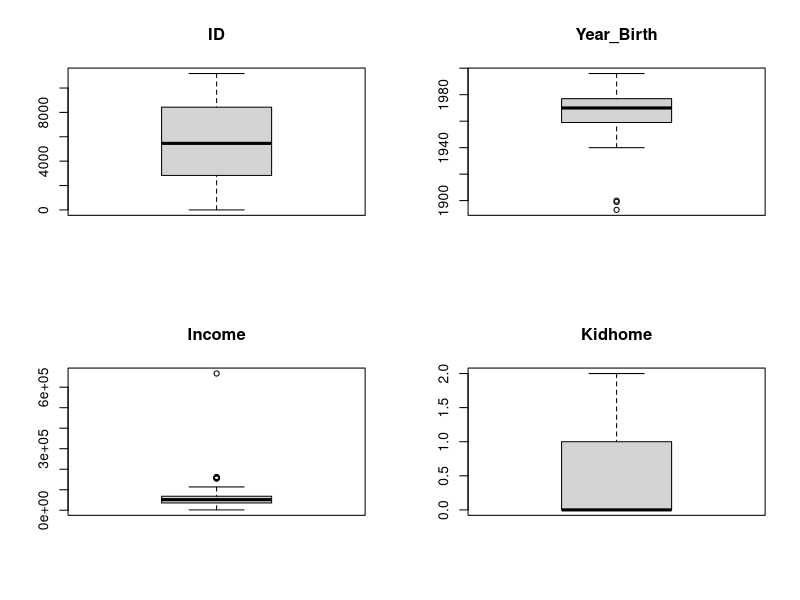
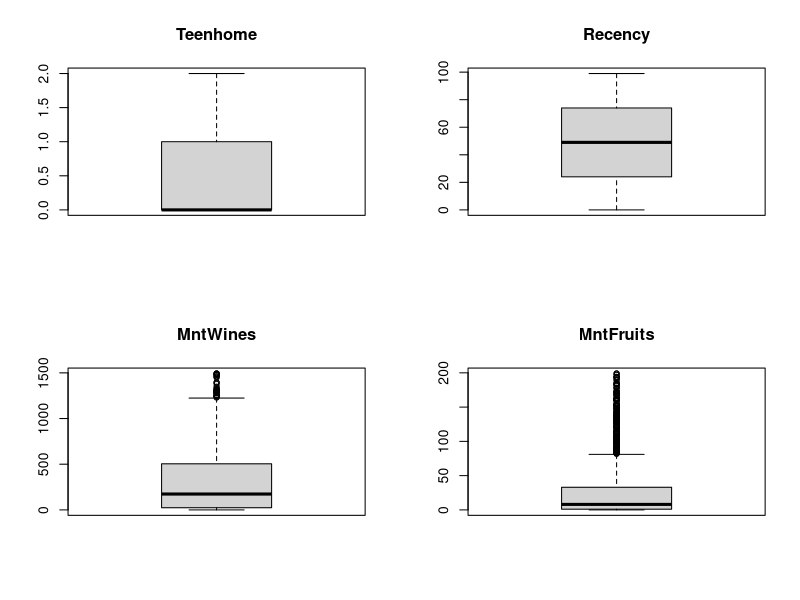
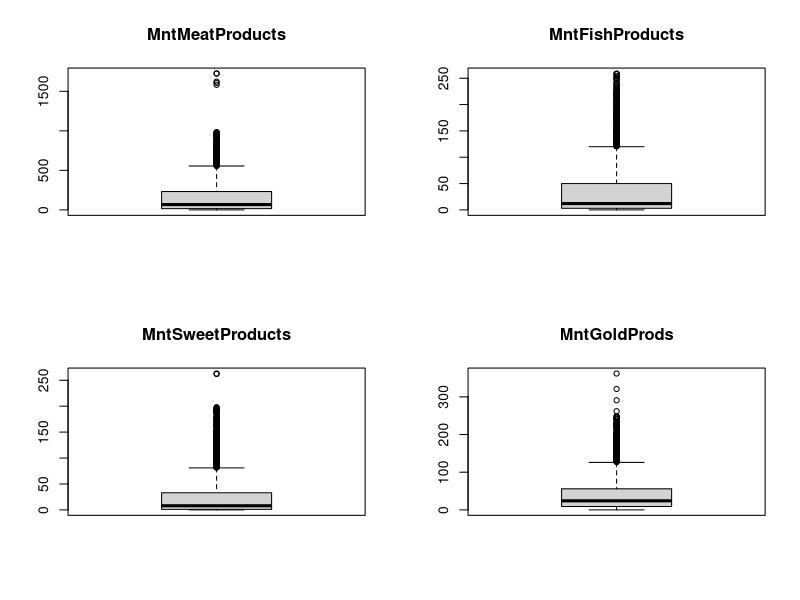
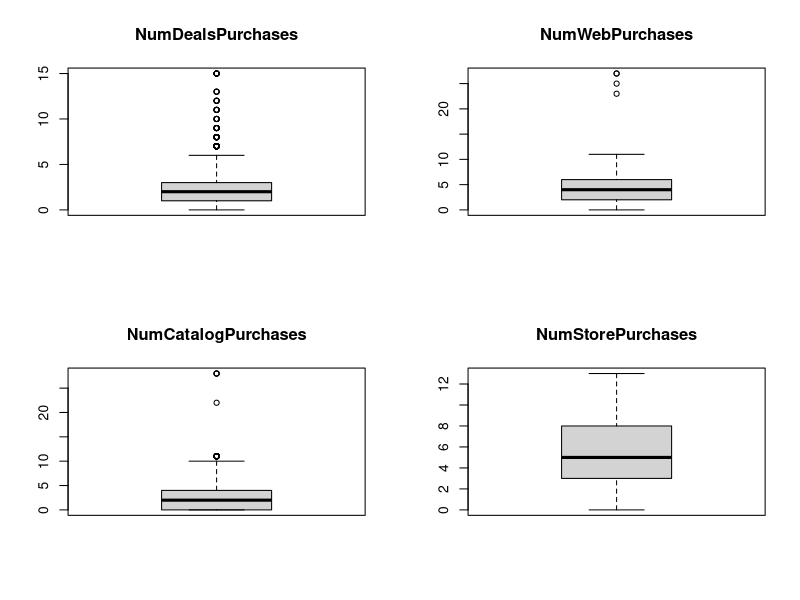
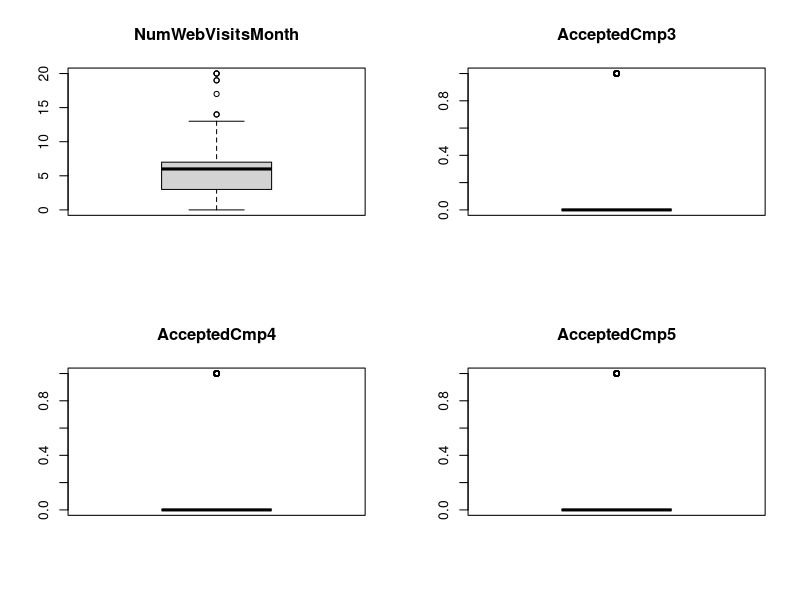
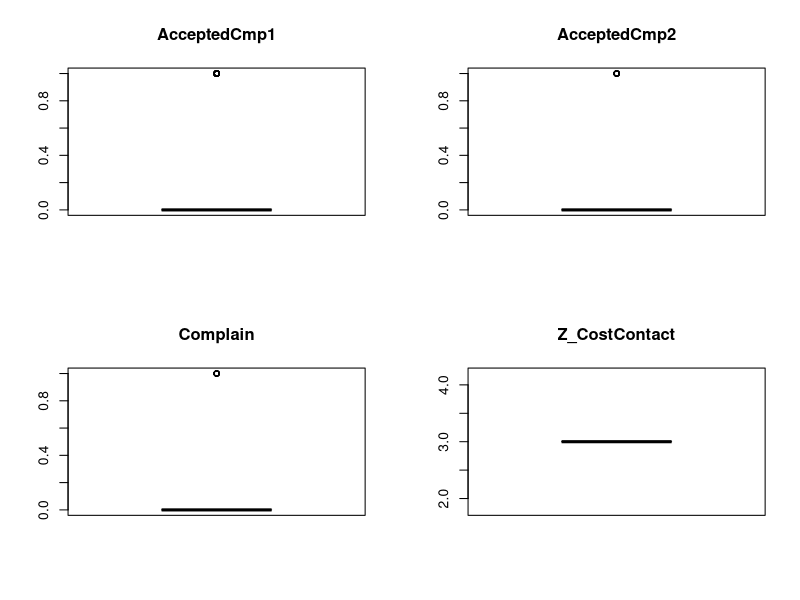
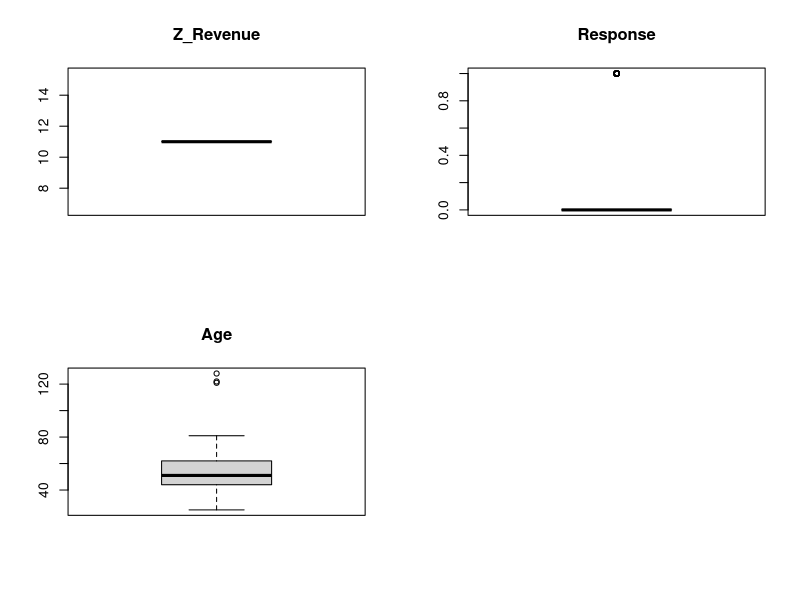

The R source for these figures, in order:
library(sjmisc)

#1. Missing Values
data<-read.csv("marketing_data.csv")
summary(data$Income)
data$Income[is.na(data$Income)]<-mean(data$Income,na.rm = TRUE)
summary(data$Income)


#2. Response variable already defined (accept offer in the last campaign: 1, 0 otherwise)
#set dummy variables 
data$Education<-factor(data$Education)
data$Marital_Status<-factor(data$Marital_Status)
data$Dt_Customer = as.factor(data$Dt_Customer)
summary(data)

#Formalize the data
for(i in 1:nrow(data)){
  if(str_contains(data$Dt_Customer[i],"/")){
    data$Dt_Customer[i]<-as.character(as.Date(data$Dt_Customer[i],format = "%m/%d/%Y"))
  }else if (str_contains(data$Dt_Customer[i],"-")){
    data$Dt_Customer[i]<-as.character(as.Date(data$Dt_Customer[i],format = "%d-%m-%Y"))
  }
}

data$Age<-2021-data$Year_Birth

summary(data$Marital_Status)
for (i in 1:nrow(data)){
  if(data$Marital_Status[i]=="Absurd" || data$Marital_Status[i]=="Alone" || data$Marital_Status[i]=="YOLO"){
    data$Marital_Status[i]<-"Single"
  }
}
data$Marital_Status<-droplevels(data$Marital_Status)
summary(data$Marital_Status)

summary(data$Education)
for(i in 1:nrow(data)){
  if(data$Education[i]=="2n Cycle"){
    data$Education[i]<-"Master"
  }
}
levels(data$Education)<-c("2n Cycle", "Basic", "Bachelor", "Master", "PhD")
data$Education<-droplevels(data$Education)
summary(data$Education)

par(mfrow=c(2,2))
for(i in 1:ncol(data)){
  if(is.numeric(data[1,i])){
    boxplot(data[,i], main=colnames(data)[i])
  }
}
income_order<-data[order(data$Income, decreasing = TRUE),]
head(income_order)
data<-data[-2234,]
income_order<-data[order(data$Income, decreasing = TRUE),]
head(income_order)

Age_order<-data[order(data$Age, decreasing = TRUE),]
head(Age_order)
data<-data[-c(240,340,193),]
Age_order<-data[order(data$Age, decreasing = TRUE),]
head(Age_order)

#First linear Model 
linearModel = lm(Response~Year_Birth+Education+Income+Kidhome+MntMeatProducts+NumDealsPurchases+NumWebPurchases+NumCatalogPurchases
                 +NumStorePurchases+NumWebVisitsMonth+AcceptedCmp3+AcceptedCmp4+AcceptedCmp5+AcceptedCmp1+AcceptedCmp2, data=data)
summary(linearModel)


#Partition the data using seed value 12345
set.seed(12345)
train=sample(2240, 1568)
data.train=data[train,]
data.validation=data[-train,]
#training summary 
summary(data.train$Response)
#validation summary 
summary(data.validation$Response)
#t-test 
t.test(data.train$Response, data.validation$Response)

#Second linear Model for the training data 
linearModel.2 <- lm(Response~.,data=data.train[,-c(8,27,28,30)])
summary(linearModel.2)

Prediction <- predict(linearModel.2, newdata = data.validation)
Actual<-data.validation$Response
#Prediction Bias, the closer to 0 the better
AE=mean(Actual-Prediction)
#Prediction Accuracy, smaller is better
RMSE=sqrt(mean((Actual-Prediction)^2))
AE
RMSE

#Third linear Model 
linearModel.3 <- lm(Response~Education+Income+Kidhome+MntMeatProducts+NumDealsPurchases+NumWebPurchases+NumCatalogPurchases
                    +NumStorePurchases+NumWebVisitsMonth+AcceptedCmp3+AcceptedCmp4+AcceptedCmp5+AcceptedCmp1+AcceptedCmp2, data.train)
summary(linearModel.3)

Prediction.2<-predict(linearModel.3, newdata = data.validation)
Actual.2<-data.validation$Response

#Prediction Bias, the closer to 0 the better
AE2=mean(Actual.2-Prediction.2)

#Prediction Accuracy, smaller is better
RMSE2=sqrt(mean((Actual.2-Prediction.2)^2))
AE2
RMSE2
